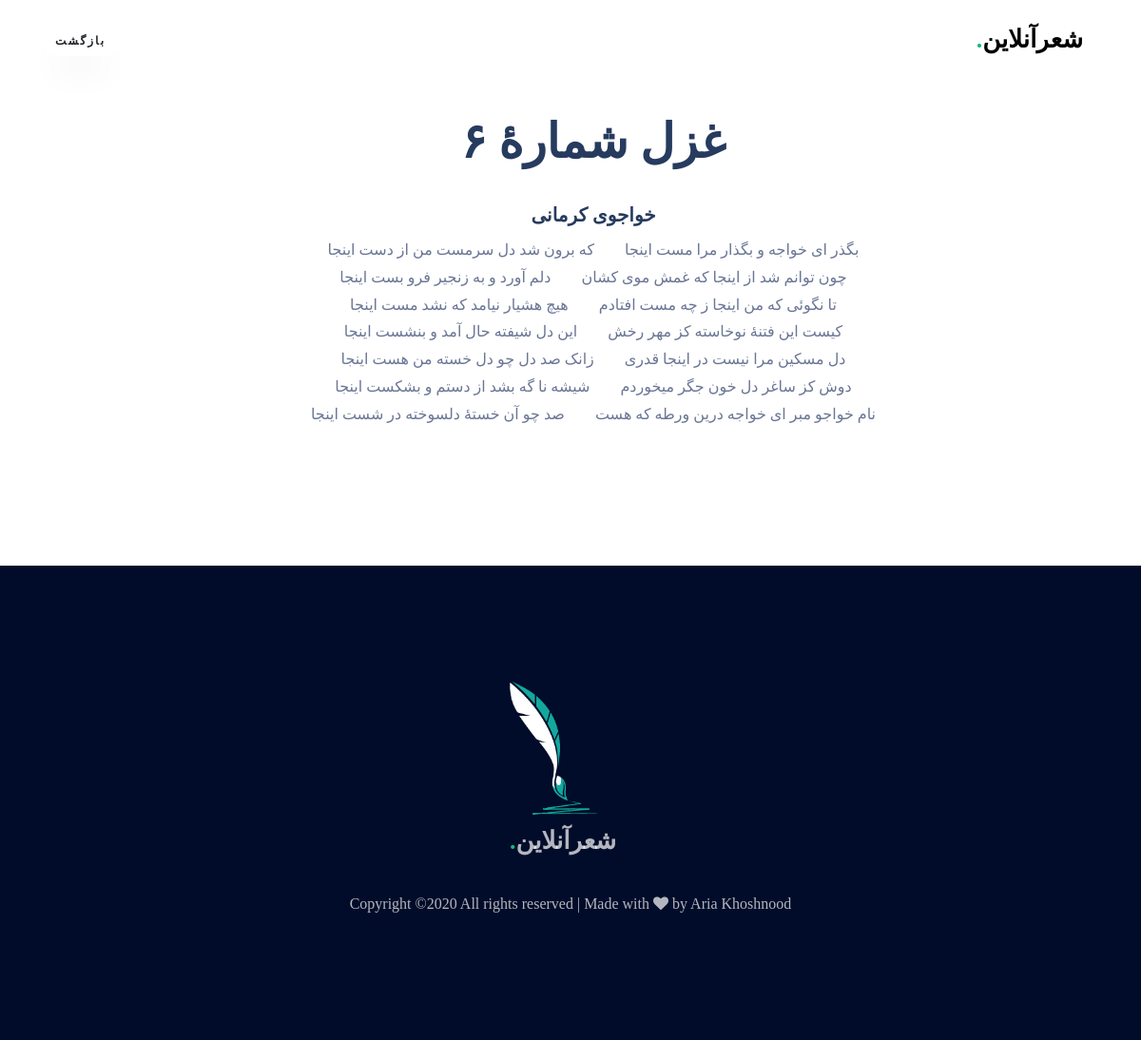
/poem.php?id=302, run on the app's committed database.
### tables this page shows
CREATE TABLE IF NOT EXISTS `poem` (
  `ID` int(11) NOT NULL,
  `Title` mediumtext NOT NULL,
  `Author` mediumtext NOT NULL,
  `Poem` mediumtext NOT NULL,
  PRIMARY KEY (`ID`)
);

### query.php (called while the page is built, shortened)
<?php
$poemsql = "SELECT * FROM poem";
?>

### poem.php (the view, shortened to what this page needs)
<?php
require_once('query.php');
?>
<!DOCTYPE html>
<html>
<head>
    <title><?php
        $id = $_GET['id'];
        $res = mysqli_query($conn, $poemsql);
        while($row = mysqli_fetch_assoc($res)){
             if($row["ID"] == $id){
                $title = $row["Title"];
                $author = $row["Author"];
                $poem = $row["Poem"];
            }
        }
        ?>
		<link rel="stylesheet" href="https://stackpath.bootstrapcdn.com/font-awesome/4.7.0/css/font-awesome.min.css">
    <link rel="stylesheet" href="css/animate.css">
    <link rel="stylesheet" href="css/owl.carousel.min.css">
    <link rel="stylesheet" href="css/owl.theme.default.min.css">
    <link rel="stylesheet" href="css/magnific-popup.css">
	<link rel="stylesheet" href="css/flaticon.css">
    <link rel="stylesheet" href="css/style.css">
  </head>
  <body data-spy="scroll" data-target=".site-navbar-target" data-offset="300">
    <nav class="navbar navbar-expand-lg navbar-dark ftco_navbar ftco-navbar-light site-navbar-target" id="ftco-navbar">
	    <div class="container">
	      <a class="navbar-brand" href="index.html" style="font-family: Vazir FD;">شعرآنلاین<span>.</span></a>
	      <a href="/poemOnline/index.php#page-1"><button class="btn" type="button">
	        بازگشت
          </button></a>
	    </div>
      </nav>
    <section class="ftco-about img ftco-section" id="about-section">
		<div class="container">
			<div class="row d-flex no-gutters">
				<div class="col-md-12 col-lg-12 pl-md-5">
					<div class="row justify-content-start text-center pb-3">
						<div class="col-md-12 heading-section ftco-animate">
							<h2 class="mb-4" style="font-family: Tanha FD;"><?php echo $title?></h2>
							<div class="text-about justify-content-start">
								<h4 style="font-family: Vazir FD"><?php echo $author?></h4>
                                <p><?php
                                    $sep = '\r\n';
                                    $line = strtok($poem,$sep);
                                    while ($line !== false){
                                        $line_sep = strpos($line,".");
                                        echo substr($line,0,$line_sep)."&nbsp;&nbsp;&nbsp;&nbsp;&nbsp;&nbsp;".substr($line,$line_sep+1)."<br>";
                                        $line = strtok( $sep );
                                    }
                                ?></p>
							</div>
						</div>
					</div>
				</div>
			</div>
		</div>
	</section>
	<footer class="ftco-footer ftco-section" style="background-color: #000C29;">
      <div class="container">
	  <div class="col-md">
			<div class="ftco-footer-widget mb-4 text-center">
				<a class="navbar-brand" href="index.php" style="font-family: Vazir FD;">
					<img widget="150px" height="150px" src="./images/logo-black.png" /><br>
					شعرآنلاین<span>.</span>
				</a>
			</div>
		  </div>
          <div class="col-md-12 text-center">
            <p>
  Copyright &copy;<script>document.write(new Date().getFullYear());</script> All rights reserved | Made with <i class="fa fa-heart" aria-hidden="true"></i> by Aria Khoshnood</a>
  </p>
          </div>
        </div>
    </footer>
  </body>
</html>

### poem.php (style rules this page uses)
body { font-family: "Samim FD","Vazir FD","Tanha FD"; }

### data on the page
poem: Title "غزل شمارهٔ ۶", Author "خواجوی کرمانی", Poem "بگذر ای خواجه و بگذار مرا مست اینجا", substr($line,$line_sep+1) "که برون شد دل سرمست من از دست اینجا"

### other printed values
substr($line,0,$line_sep) "چون توانم شد از اینجا که غمش موی کشان"
substr($line,$line_sep+1) "دلم آورد و به زنجیر فرو بست اینجا"
substr($line,0,$line_sep) "تا نگوئی که من اینجا ز چه مست افتادم"
substr($line,$line_sep+1) "هیچ هشیار نیامد که نشد مست اینجا"
substr($line,0,$line_sep) "کیست این فتنهٔ نوخاسته کز مهر رخش"
substr($line,$line_sep+1) "این دل شیفته حال آمد و بنشست اینجا"
substr($line,0,$line_sep) "دل مسکین مرا نیست در اینجا قدری"
substr($line,$line_sep+1) "زانک صد دل چو دل خسته من هست اینجا"
substr($line,0,$line_sep) "دوش کز ساغر دل خون جگر میخوردم"
substr($line,$line_sep+1) "شیشه نا گه بشد از دستم و بشکست اینجا"
substr($line,0,$line_sep) "نام خواجو مبر ای خواجه درین ورطه که هست"
substr($line,$line_sep+1) "صد چو آن خستهٔ دلسوخته در شست اینجا"
